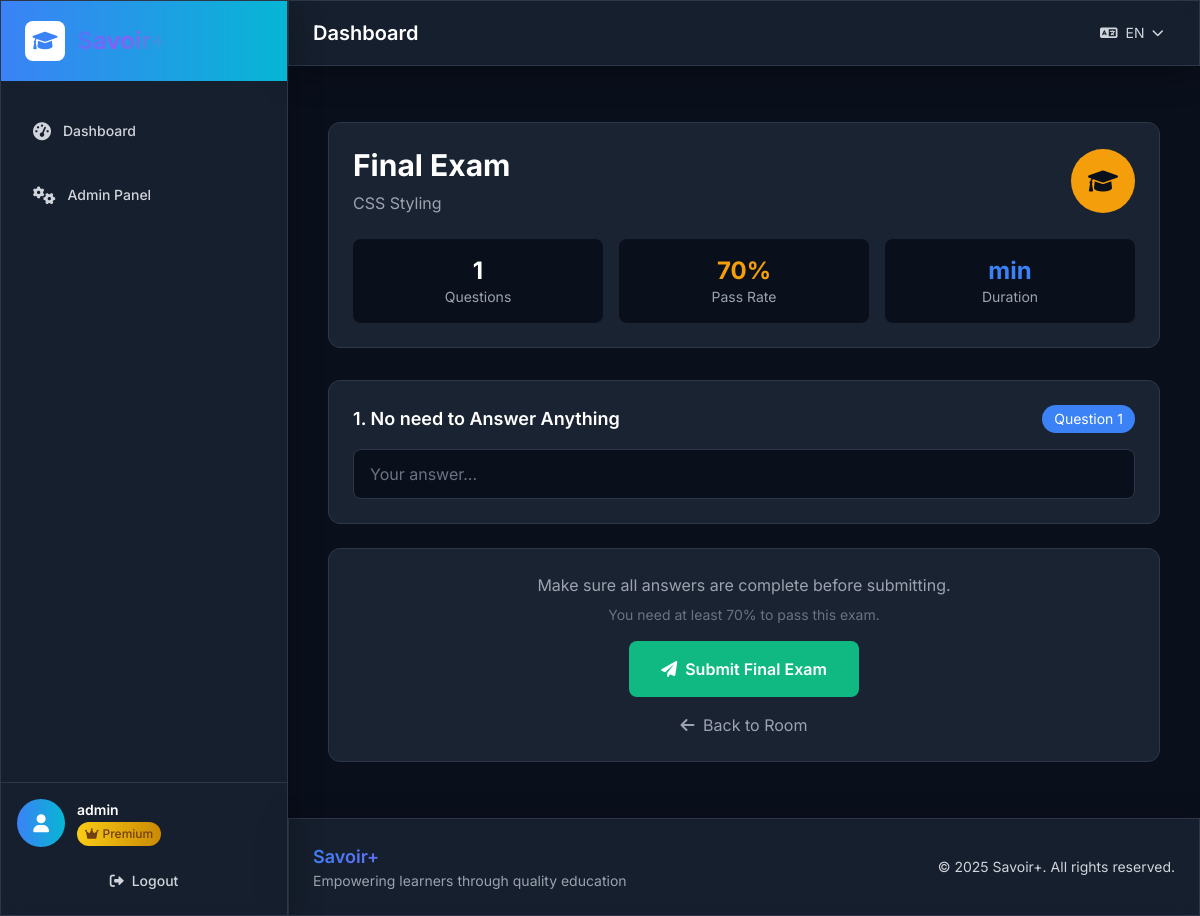
/room/2/final-exam/ (signed in), run on the app's committed database.
### lms/models.py (models this page shows, shortened)
class User(AbstractUser):
    is_paid_user = models.BooleanField(default=False, verbose_name=_('Is Paid User'))
    trial_start_date = models.DateTimeField(auto_now_add=True, verbose_name=_('Trial Start Date'))
    trial_end_date = models.DateTimeField(blank=True, null=True, verbose_name=_('Trial End Date'))
    def save(self, *args, **kwargs):
        if not self.trial_start_date:
            from django.utils import timezone
            self.trial_start_date = timezone.now()
        if not self.trial_end_date and self.trial_start_date:
            self.trial_end_date = self.trial_start_date + timedelta(days=15)
        super().save(*args, **kwargs)
    @property
    def can_access_quizzes(self):
        return self.is_paid_user

class Room(models.Model):
    title = models.CharField(max_length=200, verbose_name=_('Title'))
    title_fr = models.CharField(max_length=200, blank=True, verbose_name=_('Title (French)'))
    description = models.TextField(verbose_name=_('Description'))
    description_fr = models.TextField(blank=True, verbose_name=_('Description (French)'))
    roadmap = models.ForeignKey(Roadmap, on_delete=models.CASCADE, related_name='rooms', verbose_name=_('Roadmap'))
    prerequisite_room = models.ForeignKey('self', on_delete=models.SET_NULL, blank=True, null=True, verbose_name=_('Prerequisite Room'))
    order = models.PositiveIntegerField(default=0, verbose_name=_('Order'))
    is_active = models.BooleanField(default=True, verbose_name=_('Is Active'))
    created_at = models.DateTimeField(auto_now_add=True)
    class Meta:
        verbose_name = _('Room')
        verbose_name_plural = _('Rooms')
        ordering = ['roadmap', 'order']

class Question(models.Model):
    QUESTION_TYPE_CHOICES = [
        ('section', _('Section Quiz')),
        ('final', _('Final Exam')),
    ]
    section = models.ForeignKey(Section, on_delete=models.CASCADE, related_name='questions', blank=True, null=True, verbose_name=_('Section'))
    room = models.ForeignKey(Room, on_delete=models.CASCADE, related_name='final_questions', blank=True, null=True, verbose_name=_('Room (for final exam)'))
    question_type = models.CharField(max_length=10, choices=QUESTION_TYPE_CHOICES, verbose_name=_('Question Type'))
    prompt = models.TextField(verbose_name=_('Question Prompt'))
    prompt_fr = models.TextField(blank=True, verbose_name=_('Question Prompt (French)'))
    correct_answer = models.CharField(max_length=500, verbose_name=_('Correct Answer'))
    placeholder_hint = models.CharField(max_length=100, blank=True, help_text=_('Show placeholder like "_____ _____" to indicate answer format'), verbose_name=_('Placeholder Hint'))
    order = models.PositiveIntegerField(default=0, verbose_name=_('Order'))
    is_active = models.BooleanField(default=True, verbose_name=_('Is Active'))
    created_at = models.DateTimeField(auto_now_add=True)
    class Meta:
        verbose_name = _('Question')
        verbose_name_plural = _('Questions')
        ordering = ['section', 'room', 'order']

### lms/views.py (the view)
# urls.py: path('room/<int:room_id>/final-exam/', views.final_exam, name='final_exam'),
@login_required
def final_exam(request, room_id):
    room = get_object_or_404(Room, id=room_id, is_active=True)
    if request.method == 'GET':
        if not request.user.can_access_quizzes:
            messages.error(request, _('Final exam access requires a premium subscription.'))
            return redirect('room_detail', room_id=room_id)
        sections = room.sections.filter(is_active=True)
        completed_sections = SectionCompletion.objects.filter(
            user=request.user, section__in=sections, is_completed=True
        ).count()
        if completed_sections != sections.count():
            messages.error(request, _('You must complete all sections before taking the final exam.'))
            return redirect('room_detail', room_id=room_id)
        final_questions = room.final_questions.filter(is_active=True).order_by('order')
        user_answers = UserAnswer.objects.filter(
            user=request.user, question__in=final_questions
        )
        answer_dict = {ua.question_id: ua for ua in user_answers}
        context = {
            'room': room,
            'final_questions': final_questions,
            'user_answers': answer_dict,
        }
        return render(request, 'lms/final_exam.html', context)
    elif request.method == 'POST':
        return submit_final_exam_answers(request, room_id)

### templates/lms/final_exam.html (shortened to what this page needs)
{% extends 'base.html' %}
{% load i18n %}
{% block content %}
<div class="container mx-auto px-4 py-8">
    <div class="max-w-4xl mx-auto">
        <div class="bg-dark-card border border-dark-border rounded-xl p-6 mb-8">
            <div class="flex items-center justify-between">
                <div>
                    <h1 class="text-3xl font-bold text-white mb-2">{% trans "Final Exam" %}</h1>
                    <p class="text-gray-400">{{ room.title }}</p>
                </div>
                <div class="text-center">
                    <div class="w-16 h-16 bg-warning rounded-full flex items-center justify-center">
                        <i class="fas fa-graduation-cap text-dark-bg text-2xl"></i>
                    </div>
                </div>
            </div>
            <div class="mt-6 grid grid-cols-1 md:grid-cols-3 gap-4">
                <div class="bg-dark-bg rounded-lg p-4 text-center">
                    <p class="text-2xl font-bold text-white">{{ final_questions.count }}</p>
                    <p class="text-sm text-gray-400">{% trans "Questions" %}</p>
                </div>
                <div class="bg-dark-bg rounded-lg p-4 text-center">
                    <p class="text-2xl font-bold text-warning">70%</p>
                    <p class="text-sm text-gray-400">{% trans "Pass Rate" %}</p>
                </div>
                <div class="bg-dark-bg rounded-lg p-4 text-center">
                    <p class="text-2xl font-bold text-primary">{{ room.estimated_duration }}min</p>
                    <p class="text-sm text-gray-400">{% trans "Duration" %}</p>
                </div>
            </div>
        </div>
        <form method="post" action="{% url 'submit_final_exam_answers' room.id %}" class="space-y-6">
            {% for question in final_questions %}
            <div class="bg-dark-card border border-dark-border rounded-xl p-6">
                <div class="flex items-start justify-between mb-4">
                    <h3 class="text-lg font-semibold text-white flex-1">
                        {{ forloop.counter }}. {{ question.prompt }}
                    </h3>
                    <div class="ml-4 px-3 py-1 bg-primary rounded-full text-sm text-white">
                        {% trans "Question" %} {{ forloop.counter }}
                    </div>
                </div>
                <div class="relative">
                    <input
                        type="text"
                        name="question_{{ question.id }}"
                        value="{% if user_answers.question.id %}{{ user_answers.question.id.answer }}{% endif %}"
                        placeholder="{{ question.placeholder_hint|default:'Your answer...' }}"
                        class="w-full px-4 py-3 bg-dark-bg border border-dark-border rounded-lg text-white placeholder-gray-500 focus:outline-none focus:ring-2 focus:ring-primary focus:border-transparent transition-all"
                        required
                    >
                </div>
            </div>
            {% endfor %}
            <div class="bg-dark-card border border-dark-border rounded-xl p-6">
                <div class="text-center">
                    <div class="mb-4">
                        <p class="text-gray-400 mb-2">{% trans "Make sure all answers are complete before submitting." %}</p>
                        <p class="text-sm text-gray-500">{% trans "You need at least 70% to pass this exam." %}</p>
                    </div>
                    <button
                        type="submit"
                        class="inline-flex items-center px-8 py-4 bg-success hover:bg-green-700 text-white font-semibold rounded-lg transition-colors transform hover:scale-105"
                    >
                        <i class="fas fa-paper-plane mr-2"></i>
                        {% trans "Submit Final Exam" %}
                    </button>
                    <div class="mt-4">
                        <a href="{% url 'room_detail' room.id %}" class="text-gray-400 hover:text-white transition-colors">
                            <i class="fas fa-arrow-left mr-1"></i>
                            {% trans "Back to Room" %}
                        </a>
                    </div>
                </div>
            </div>
        </form>
    </div>
</div>
{% endblock %}

### templates/base.html (shortened to what this page needs)
{% load i18n %}
<!DOCTYPE html>
<html lang="{% get_current_language as LANGUAGE_CODE %}{{ LANGUAGE_CODE }}" class="dark">
<head>
    <script src="https://cdn.tailwindcss.com"></script>
    <link href="https://cdnjs.cloudflare.com/ajax/libs/font-awesome/6.0.0/css/all.min.css" rel="stylesheet">
    {% load static %}
    <link href="{% static 'css/style.css' %}" rel="stylesheet">
    <link href="{% static 'css/enhanced-styles.css' %}" rel="stylesheet">
</head>
<body class="bg-dark-bg text-white min-h-screen font-sans">
    <div class="flex min-h-screen">
        <div class="hidden lg:flex lg:w-72 lg:flex-col fixed lg:inset-y-0 z-50">
            <div class="flex flex-col flex-1 min-h-0 glass border-r border-dark-border">
                <div class="flex items-center h-20 px-6 bg-gradient-to-r from-primary to-info">
                    <a href="{% url 'home' %}" class="flex items-center text-2xl font-bold text-white">
                        <div class="w-10 h-10 bg-white rounded-lg flex items-center justify-center mr-3">
                            <i class="fas fa-graduation-cap text-primary text-xl"></i>
                        </div>
                        <span class="gradient-text">Savoir+</span>
                    </a>
                </div>
                <nav class="flex-1 px-4 py-6 space-y-3">
                    {% if user.is_authenticated %}
                    <a href="{% url 'dashboard' %}" class="nav-link group flex items-center px-4 py-3 text-sm font-medium text-gray-300 rounded-xl hover:bg-dark-hover hover:text-white transition-all duration-200 ">
                        <i class="fas fa-tachometer-alt mr-3 text-lg group-hover:scale-110 transition-transform"></i>
                        <span>{% trans "Dashboard" %}</span>
                    </a>
                    {% if user.is_staff %}
                    <a href="{% url 'admin_dashboard' %}" class="nav-link group flex items-center px-4 py-3 text-sm font-medium text-gray-300 rounded-xl hover:bg-dark-hover hover:text-white transition-all duration-200 ">
                        <i class="fas fa-cogs mr-3 text-lg group-hover:scale-110 transition-transform"></i>
                        <span>{% trans "Admin Panel" %}</span>
                    </a>
                    {% endif %}
                    {% endif %}
                </nav>
                {% if user.is_authenticated %}
                <div class="flex-shrink-0 p-4 border-t border-dark-border">
                    <div class="flex items-center mb-4">
                        <div class="flex-shrink-0">
                            <div class="w-12 h-12 bg-gradient-to-r from-primary to-info rounded-full flex items-center justify-center">
                                <i class="fas fa-user text-white text-lg"></i>
                            </div>
                        </div>
                        <div class="ml-3 flex-1">
                            <p class="text-sm font-semibold text-white truncate">{{ user.username }}</p>
                            {% if user.is_paid_user %}
                                <span class="inline-flex items-center px-2 py-1 rounded-full text-xs font-medium bg-gradient-to-r from-yellow-400 to-yellow-600 text-yellow-900">
                                    <i class="fas fa-crown mr-1"></i>{% trans "Premium" %}
                                </span>
                            {% else %}
                                <span class="inline-flex items-center px-2 py-1 rounded-full text-xs font-medium bg-gradient-to-r from-orange-400 to-orange-600 text-orange-900">
                                    <i class="fas fa-clock mr-1"></i>{% trans "Trial" %}
                                </span>
                            {% endif %}
                        </div>
                    </div>
                    <div class="space-y-2">
                        <form action="{% url 'logout' %}" method="post" class="w-full">
                            <button type="submit" class="w-full flex items-center justify-center px-4 py-2 text-sm font-medium text-gray-300 hover:text-white hover:bg-gray-700 rounded-lg transition-all duration-200">
                                <i class="fas fa-sign-out-alt mr-2"></i>
                                {% trans "Logout" %}
                            </button>
                        </form>
                    </div>
                </div>
                {% endif %}
            </div>
        </div>
        <div class="flex flex-col flex-1 lg:ml-72">
            <div class="glass border-b border-dark-border sticky top-0 z-40">
                <div class="flex items-center justify-between h-16 px-4 lg:px-6">
                    <div class="hidden lg:block">
                        <h1 class="text-xl font-semibold text-white">
                            {% block page_title %}{% trans "Dashboard" %}{% endblock %}
                        </h1>
                    </div>
                    <div class="flex items-center space-x-4">
                        <div class="relative">
                            <button id="language-dropdown" class="flex items-center px-3 py-2 text-sm text-gray-300 hover:text-white rounded-lg hover:bg-dark-hover transition-colors">
                                <i class="fas fa-language mr-2"></i>
                                {% get_current_language as LANGUAGE_CODE %}
                                {% if LANGUAGE_CODE == 'fr' %}FR{% else %}EN{% endif %}
                                <i class="fas fa-chevron-down ml-2 text-xs"></i>
                            </button>
                        </div>
                    </div>
                </div>
            </div>
            <main class="flex-1 p-4 lg:p-6 space-y-6 w-full max-w-none">
                <div class="w-full">
                    {% block content %}{% endblock %}
                </div>
            </main>
            <footer class="glass border-t border-dark-border py-6 mt-auto">
                <div class="px-4 lg:px-6">
                    <div class="flex flex-col lg:flex-row lg:items-center lg:justify-between">
                        <div class="mb-4 lg:mb-0">
                            <h5 class="text-lg font-semibold gradient-text">Savoir+</h5>
                            <p class="text-gray-400 text-sm">{% trans "Empowering learners through quality education" %}</p>
                        </div>
                        <div class="text-gray-400 text-sm">
                            <p>&copy; 2025 Savoir+. {% trans "All rights reserved." %}</p>
                        </div>
                    </div>
                </div>
            </footer>
        </div>
    </div>
</body>
</html>

### data on the page
User: username "admin"
Room: title "CSS Styling"
Question: prompt "No need to Answer Anything"

### other printed values
{{ final_questions.count }} "1"
